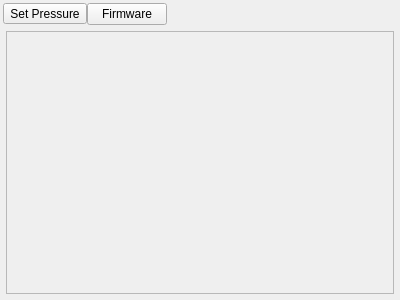
<?xml version="1.0" encoding="UTF-8"?>
<ui version="4.0">
 <class>DebugPage</class>
 <widget class="QWidget" name="DebugPage">
  <property name="geometry">
   <rect>
    <x>0</x>
    <y>0</y>
    <width>400</width>
    <height>300</height>
   </rect>
  </property>
  <property name="windowTitle">
   <string>Form</string>
  </property>
  <layout class="QVBoxLayout" name="verticalLayout_3">
   <property name="spacing">
    <number>3</number>
   </property>
   <property name="leftMargin">
    <number>3</number>
   </property>
   <property name="topMargin">
    <number>3</number>
   </property>
   <property name="rightMargin">
    <number>3</number>
   </property>
   <property name="bottomMargin">
    <number>3</number>
   </property>
   <item>
    <widget class="QWidget" name="widgetTop" native="true">
     <property name="minimumSize">
      <size>
       <width>80</width>
       <height>0</height>
      </size>
     </property>
     <layout class="QHBoxLayout" name="horizontalLayout">
      <property name="spacing">
       <number>0</number>
      </property>
      <property name="leftMargin">
       <number>0</number>
      </property>
      <property name="topMargin">
       <number>0</number>
      </property>
      <property name="rightMargin">
       <number>12</number>
      </property>
      <property name="bottomMargin">
       <number>0</number>
      </property>
      <item>
       <widget class="QToolButton" name="btnSetPressure">
        <property name="text">
         <string>Set Pressure</string>
        </property>
       </widget>
      </item>
      <item>
       <widget class="QPushButton" name="btnFirmwareConfig">
        <property name="text">
         <string>Firmware</string>
        </property>
       </widget>
      </item>
      <item>
       <spacer name="horizontalSpacer">
        <property name="orientation">
         <enum>Qt::Horizontal</enum>
        </property>
        <property name="sizeHint" stdset="0">
         <size>
          <width>40</width>
          <height>20</height>
         </size>
        </property>
       </spacer>
      </item>
     </layout>
    </widget>
   </item>
   <item>
    <widget class="QWidget" name="widgetSettings" native="true">
     <layout class="QVBoxLayout" name="verticalLayout">
      <property name="spacing">
       <number>3</number>
      </property>
      <property name="leftMargin">
       <number>3</number>
      </property>
      <property name="topMargin">
       <number>3</number>
      </property>
      <property name="rightMargin">
       <number>3</number>
      </property>
      <property name="bottomMargin">
       <number>3</number>
      </property>
      <item>
       <widget class="QScrollArea" name="scrollArea">
        <property name="widgetResizable">
         <bool>true</bool>
        </property>
        <widget class="QWidget" name="scrollAreaWidgetContents">
         <property name="geometry">
          <rect>
           <x>0</x>
           <y>0</y>
           <width>386</width>
           <height>259</height>
          </rect>
         </property>
         <layout class="QVBoxLayout" name="verticalLayout_2">
          <property name="spacing">
           <number>3</number>
          </property>
          <property name="leftMargin">
           <number>3</number>
          </property>
          <property name="topMargin">
           <number>3</number>
          </property>
          <property name="rightMargin">
           <number>3</number>
          </property>
          <property name="bottomMargin">
           <number>3</number>
          </property>
         </layout>
        </widget>
       </widget>
      </item>
     </layout>
    </widget>
   </item>
  </layout>
 </widget>
 <resources/>
 <connections/>
</ui>
